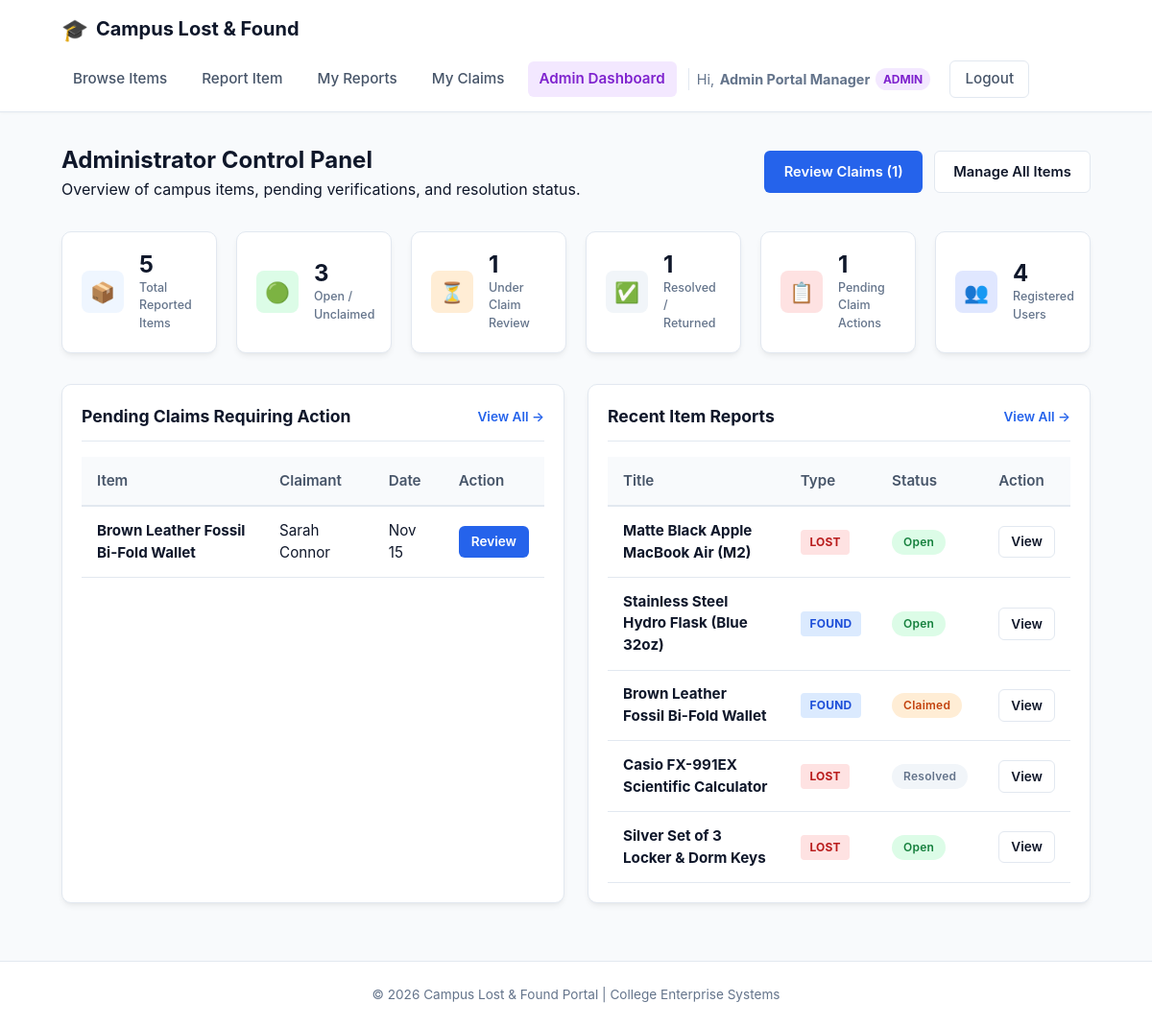
Page /admin/dashboard.php (signed in) on the committed database.
### tables this page shows
CREATE TABLE IF NOT EXISTS claims (
  id INT AUTO_INCREMENT PRIMARY KEY,
  item_id INT NOT NULL,
  claimant_id INT NOT NULL,
  message TEXT,
  status ENUM('pending','approved','rejected') DEFAULT 'pending',
  created_at TIMESTAMP DEFAULT CURRENT_TIMESTAMP,
  FOREIGN KEY (item_id) REFERENCES items(id),
  FOREIGN KEY (claimant_id) REFERENCES users(id)
);

CREATE TABLE IF NOT EXISTS items (
  id INT AUTO_INCREMENT PRIMARY KEY,
  user_id INT NOT NULL,
  type ENUM('lost','found') NOT NULL,
  title VARCHAR(150) NOT NULL,
  description TEXT,
  category VARCHAR(50),
  location VARCHAR(150),
  date_reported DATE,
  image_path VARCHAR(255),
  status ENUM('open','claimed','resolved') DEFAULT 'open',
  created_at TIMESTAMP DEFAULT CURRENT_TIMESTAMP,
  FOREIGN KEY (user_id) REFERENCES users(id)
);

CREATE TABLE IF NOT EXISTS users (
  id INT AUTO_INCREMENT PRIMARY KEY,
  name VARCHAR(100) NOT NULL,
  email VARCHAR(150) UNIQUE NOT NULL,
  password VARCHAR(255) NOT NULL,
  role ENUM('student','admin') DEFAULT 'student',
  created_at TIMESTAMP DEFAULT CURRENT_TIMESTAMP
);

### admin/dashboard.php (the view, shortened to what this page needs)
<?php
$total_items = 0;
$open_items = 0;
$claimed_items = 0;
$resolved_items = 0;
$pending_claims = 0;
$total_users = 0;
$res = mysqli_query($conn, "SELECT COUNT(*) AS cnt FROM items");
if ($row = mysqli_fetch_assoc($res)) { $total_items = (int)$row['cnt']; }
$res = mysqli_query($conn, "SELECT status, COUNT(*) AS cnt FROM items GROUP BY status");
while ($row = mysqli_fetch_assoc($res)) {
    if ($row['status'] === 'open') $open_items = (int)$row['cnt'];
    if ($row['status'] === 'claimed') $claimed_items = (int)$row['cnt'];
    if ($row['status'] === 'resolved') $resolved_items = (int)$row['cnt'];
}
$res = mysqli_query($conn, "SELECT COUNT(*) AS cnt FROM claims WHERE status = 'pending'");
if ($row = mysqli_fetch_assoc($res)) { $pending_claims = (int)$row['cnt']; }
$res = mysqli_query($conn, "SELECT COUNT(*) AS cnt FROM users");
if ($row = mysqli_fetch_assoc($res)) { $total_users = (int)$row['cnt']; }
$recent_items_res = mysqli_query(
    $conn,
    "SELECT items.*, users.name AS reporter_name
     FROM items
     JOIN users ON items.user_id = users.id
     ORDER BY items.created_at DESC
     LIMIT 5"
);
$recent_items = [];
while ($row = mysqli_fetch_assoc($recent_items_res)) {
    $recent_items[] = $row;
}
$recent_claims_res = mysqli_query(
    $conn,
    "SELECT claims.*, items.title AS item_title, items.type AS item_type, users.name AS claimant_name
     FROM claims
     JOIN items ON claims.item_id = items.id
     JOIN users ON claims.claimant_id = users.id
     WHERE claims.status = 'pending'
     ORDER BY claims.created_at DESC
     LIMIT 5"
);
$recent_claims = [];
while ($row = mysqli_fetch_assoc($recent_claims_res)) {
    $recent_claims[] = $row;
}
include __DIR__ . '/../includes/header.php';
?>
<div class="admin-header-row">
    <div>
        <h2>Administrator Control Panel</h2>
        <p class="text-muted">Overview of campus items, pending verifications, and resolution status.</p>
    </div>
    <div class="admin-quick-actions">
        <a href="manage_claims.php" class="btn btn-primary">Review Claims (<?php echo $pending_claims; ?>)</a>
        <a href="manage_items.php" class="btn btn-outline">Manage All Items</a>
    </div>
</div>
<div class="stats-grid">
    <div class="stat-card card">
        <div class="stat-icon">📦</div>
        <div class="stat-info">
            <span class="stat-number"><?php echo $total_items; ?></span>
            <span class="stat-label">Total Reported Items</span>
        </div>
    </div>
    <div class="stat-card card">
        <div class="stat-icon" style="background-color: #dcfce7; color: #15803d;">🟢</div>
        <div class="stat-info">
            <span class="stat-number"><?php echo $open_items; ?></span>
            <span class="stat-label">Open / Unclaimed</span>
        </div>
    </div>
    <div class="stat-card card">
        <div class="stat-icon" style="background-color: #ffedd5; color: #c2410c;">⏳</div>
        <div class="stat-info">
            <span class="stat-number"><?php echo $claimed_items; ?></span>
            <span class="stat-label">Under Claim Review</span>
        </div>
    </div>
    <div class="stat-card card">
        <div class="stat-icon" style="background-color: #f1f5f9; color: #475569;">✅</div>
        <div class="stat-info">
            <span class="stat-number"><?php echo $resolved_items; ?></span>
            <span class="stat-label">Resolved / Returned</span>
        </div>
    </div>
    <div class="stat-card card highlight-stat">
        <div class="stat-icon" style="background-color: #fee2e2; color: #b91c1c;">📋</div>
        <div class="stat-info">
            <span class="stat-number"><?php echo $pending_claims; ?></span>
            <span class="stat-label">Pending Claim Actions</span>
        </div>
    </div>
    <div class="stat-card card">
        <div class="stat-icon" style="background-color: #e0e7ff; color: #4338ca;">👥</div>
        <div class="stat-info">
            <span class="stat-number"><?php echo $total_users; ?></span>
            <span class="stat-label">Registered Users</span>
        </div>
    </div>
</div>
<div class="admin-split-grid">
    <div class="card table-card">
        <div class="card-header-bar">
            <h3>Pending Claims Requiring Action</h3>
            <a href="manage_claims.php" class="view-all-link">View All &rarr;</a>
        </div>
        <?php if (empty($recent_claims)): ?>
            <p class="text-muted text-center" style="padding: 1.5rem 0;">No pending claims awaiting action.</p>
        <?php else: ?>
            <div class="table-responsive">
                <table class="data-table">
                    <thead>
                        <tr>
                            <th>Item</th>
                            <th>Claimant</th>
                            <th>Date</th>
                            <th>Action</th>
                        </tr>
                    </thead>
                    <tbody>
                        <?php foreach ($recent_claims as $rc): ?>
                            <tr>
                                <td><strong><?php echo htmlspecialchars($rc['item_title']); ?></strong></td>
                                <td><?php echo htmlspecialchars($rc['claimant_name']); ?></td>
                                <td><?php echo date('M d', strtotime($rc['created_at'])); ?></td>
                                <td>
                                    <a href="manage_claims.php" class="btn btn-sm btn-primary">Review</a>
                                </td>
                            </tr>
                        <?php endforeach; ?>
                    </tbody>
                </table>
            </div>
        <?php endif; ?>
    </div>
    <div class="card table-card">
        <div class="card-header-bar">
            <h3>Recent Item Reports</h3>
            <a href="manage_items.php" class="view-all-link">View All &rarr;</a>
        </div>
        <?php if (empty($recent_items)): ?>
            <p class="text-muted text-center" style="padding: 1.5rem 0;">No items reported yet.</p>
        <?php else: ?>
            <div class="table-responsive">
                <table class="data-table">
                    <thead>
                        <tr>
                            <th>Title</th>
                            <th>Type</th>
                            <th>Status</th>
                            <th>Action</th>
                        </tr>
                    </thead>
                    <tbody>
                        <?php foreach ($recent_items as $ri): ?>
                            <tr>
                                <td><strong><?php echo htmlspecialchars($ri['title']); ?></strong></td>
                                <td>
                                    <span class="badge badge-<?php echo htmlspecialchars($ri['type']); ?>">
                                        <?php echo strtoupper(htmlspecialchars($ri['type'])); ?>
                                    </span>
                                </td>
                                <td>
                                    <span class="badge badge-status badge-status-<?php echo htmlspecialchars($ri['status']); ?>">
                                        <?php echo ucfirst(htmlspecialchars($ri['status'])); ?>
                                    </span>
                                </td>
                                <td>
                                    <a href="../item_detail.php?id=<?php echo (int)$ri['id']; ?>" class="btn btn-sm btn-outline">View</a>
                                </td>
                            </tr>
                        <?php endforeach; ?>
                    </tbody>
                </table>
            </div>
        <?php endif; ?>
    </div>
</div>
<?php
include __DIR__ . '/../includes/footer.php';
?>

### css/style.css (style rules this page uses)
:root { --primary-color: #2563eb; --primary-hover: #1d4ed8; --secondary-color: #475569; --success-color: #16a34a; --warning-color: #ea580c; --danger-color: #dc2626; --bg-color: #f8fafc; --card-bg: #ffffff; --text-main: #0f172a; --text-muted: #64748b; --border-color: #e2e8f0; --radius: 10px; --shadow: 0 4px 6px -1px rgba(0, 0, 0, 0.06), 0 2px 4px -2px rgba(0, 0, 0, 0.04); --shadow-hover: 0 10px 15px -3px rgba(0, 0, 0, 0.08), 0 4px 6px -4px rgba(0, 0, 0, 0.04); }
* { margin: 0; padding: 0; box-sizing: border-box; }
body { font-family: -apple-system, BlinkMacSystemFont, "Segoe UI", Roboto, Oxygen, Ubuntu, Cantarell, "Open Sans", "Helvetica Neue", sans-serif; background-color: var(--bg-color); color: var(--text-main); line-height: 1.5; min-height: 100vh; display: flex; flex-direction: column; }
.card { background: var(--card-bg); border-radius: var(--radius); border: 1px solid var(--border-color); box-shadow: var(--shadow); padding: 1.75rem; margin-bottom: 1.75rem; }
.btn { display: inline-block; padding: 0.6rem 1.2rem; font-size: 0.92rem; font-weight: 600; text-align: center; border-radius: 6px; cursor: pointer; border: 1px solid transparent; text-decoration: none; transition: all 0.15s ease; }
.btn-primary { background-color: var(--primary-color); color: #ffffff; }
.btn-outline { border: 1px solid var(--border-color); background-color: #ffffff; color: var(--text-main); }
.btn-sm { padding: 0.35rem 0.75rem; font-size: 0.85rem; }
.badge { display: inline-block; padding: 0.25rem 0.6rem; font-size: 0.75rem; font-weight: 700; border-radius: 4px; letter-spacing: 0.02em; }
.badge-lost { background-color: #fee2e2; color: #b91c1c; }
.badge-found { background-color: #dbeafe; color: #1d4ed8; }
.badge-status { border-radius: 9999px; padding: 0.25rem 0.75rem; font-weight: 600; }
.badge-status-open, .badge-status-approved { background-color: #dcfce7; color: #15803d; }
.badge-status-claimed, .badge-status-pending { background-color: #ffedd5; color: #c2410c; }
.badge-status-resolved, .badge-status-rejected { background-color: #f1f5f9; color: #64748b; }
.table-card { padding: 1.25rem; }
.admin-header-row { display: flex; justify-content: space-between; align-items: center; margin-bottom: 2rem; flex-wrap: wrap; gap: 1rem; }
.admin-quick-actions { display: flex; gap: 0.75rem; flex-wrap: wrap; }
.stats-grid { display: grid; grid-template-columns: repeat(auto-fill, minmax(160px, 1fr)); gap: 1.25rem; margin-bottom: 2rem; }
.stat-card { display: flex; align-items: center; gap: 1rem; padding: 1.25rem; margin-bottom: 0; }
.stat-icon { width: 44px; height: 44px; border-radius: 8px; background-color: #eff6ff; color: var(--primary-color); display: flex; align-items: center; justify-content: center; font-size: 1.3rem; flex-shrink: 0; }
.stat-info { display: flex; flex-direction: column; }
.stat-number { font-size: 1.5rem; font-weight: 700; line-height: 1.2; color: var(--text-main); }
.stat-label { font-size: 0.78rem; color: var(--text-muted); font-weight: 500; }
.admin-split-grid { display: grid; grid-template-columns: 1fr 1fr; gap: 1.5rem; }
.card-header-bar { display: flex; justify-content: space-between; align-items: center; margin-bottom: 1rem; padding-bottom: 0.75rem; border-bottom: 1px solid var(--border-color); }
.card-header-bar h3 { font-size: 1.1rem; color: var(--text-main); }
.view-all-link { font-size: 0.85rem; font-weight: 600; color: var(--primary-color); text-decoration: none; }
.table-responsive { overflow-x: auto; }
.data-table { width: 100%; border-collapse: collapse; font-size: 0.95rem; text-align: left; }
.data-table th { background-color: #f8fafc; padding: 0.85rem 1rem; font-weight: 600; color: var(--secondary-color); border-bottom: 2px solid var(--border-color); }
.data-table td { padding: 0.85rem 1rem; border-bottom: 1px solid var(--border-color); vertical-align: middle; }

### rows in the picture
claims: item.title "Brown Leather Fossil Bi-Fold Wallet", claimant.name "Sarah Connor", created_at "Nov 15"
items: title "Matte Black Apple MacBook Air (M2)", type "LOST", status "Open"
items: title "Stainless Steel Hydro Flask (Blue 32oz)", type "FOUND", status "Open"
items: title "Brown Leather Fossil Bi-Fold Wallet", type "FOUND", status "Claimed"
items: title "Casio FX-991EX Scientific Calculator", type "LOST", status "Resolved"
items: title "Silver Set of 3 Locker & Dorm Keys", type "LOST", status "Open"

### other values in the picture
$_SESSION['name'] "Admin Portal Manager"
$_SESSION['role'] "ADMIN"
$pending_claims "1"
$total_items "5"
$open_items "3"
$claimed_items "1"
$resolved_items "1"
$total_users "4"
